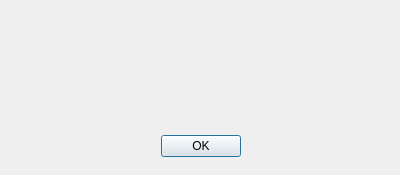
<?xml version="1.0" encoding="UTF-8"?>
<ui version="4.0">
 <class>ErrorDialog</class>
 <widget class="QDialog" name="ErrorDialog">
  <property name="geometry">
   <rect>
    <x>0</x>
    <y>0</y>
    <width>400</width>
    <height>175</height>
   </rect>
  </property>
  <property name="windowTitle">
   <string>Ошибка</string>
  </property>
  <widget class="QDialogButtonBox" name="buttonBox">
   <property name="geometry">
    <rect>
     <x>30</x>
     <y>130</y>
     <width>341</width>
     <height>32</height>
    </rect>
   </property>
   <property name="orientation">
    <enum>Qt::Horizontal</enum>
   </property>
   <property name="standardButtons">
    <set>QDialogButtonBox::Ok</set>
   </property>
   <property name="centerButtons">
    <bool>true</bool>
   </property>
  </widget>
  <widget class="QLabel" name="label">
   <property name="geometry">
    <rect>
     <x>40</x>
     <y>30</y>
     <width>321</width>
     <height>81</height>
    </rect>
   </property>
   <property name="text">
    <string/>
   </property>
   <property name="alignment">
    <set>Qt::AlignCenter</set>
   </property>
   <property name="wordWrap">
    <bool>true</bool>
   </property>
  </widget>
 </widget>
 <resources/>
 <connections>
  <connection>
   <sender>buttonBox</sender>
   <signal>accepted()</signal>
   <receiver>ErrorDialog</receiver>
   <slot>accept()</slot>
   <hints>
    <hint type="sourcelabel">
     <x>248</x>
     <y>254</y>
    </hint>
    <hint type="destinationlabel">
     <x>157</x>
     <y>274</y>
    </hint>
   </hints>
  </connection>
  <connection>
   <sender>buttonBox</sender>
   <signal>rejected()</signal>
   <receiver>ErrorDialog</receiver>
   <slot>reject()</slot>
   <hints>
    <hint type="sourcelabel">
     <x>316</x>
     <y>260</y>
    </hint>
    <hint type="destinationlabel">
     <x>286</x>
     <y>274</y>
    </hint>
   </hints>
  </connection>
 </connections>
</ui>
